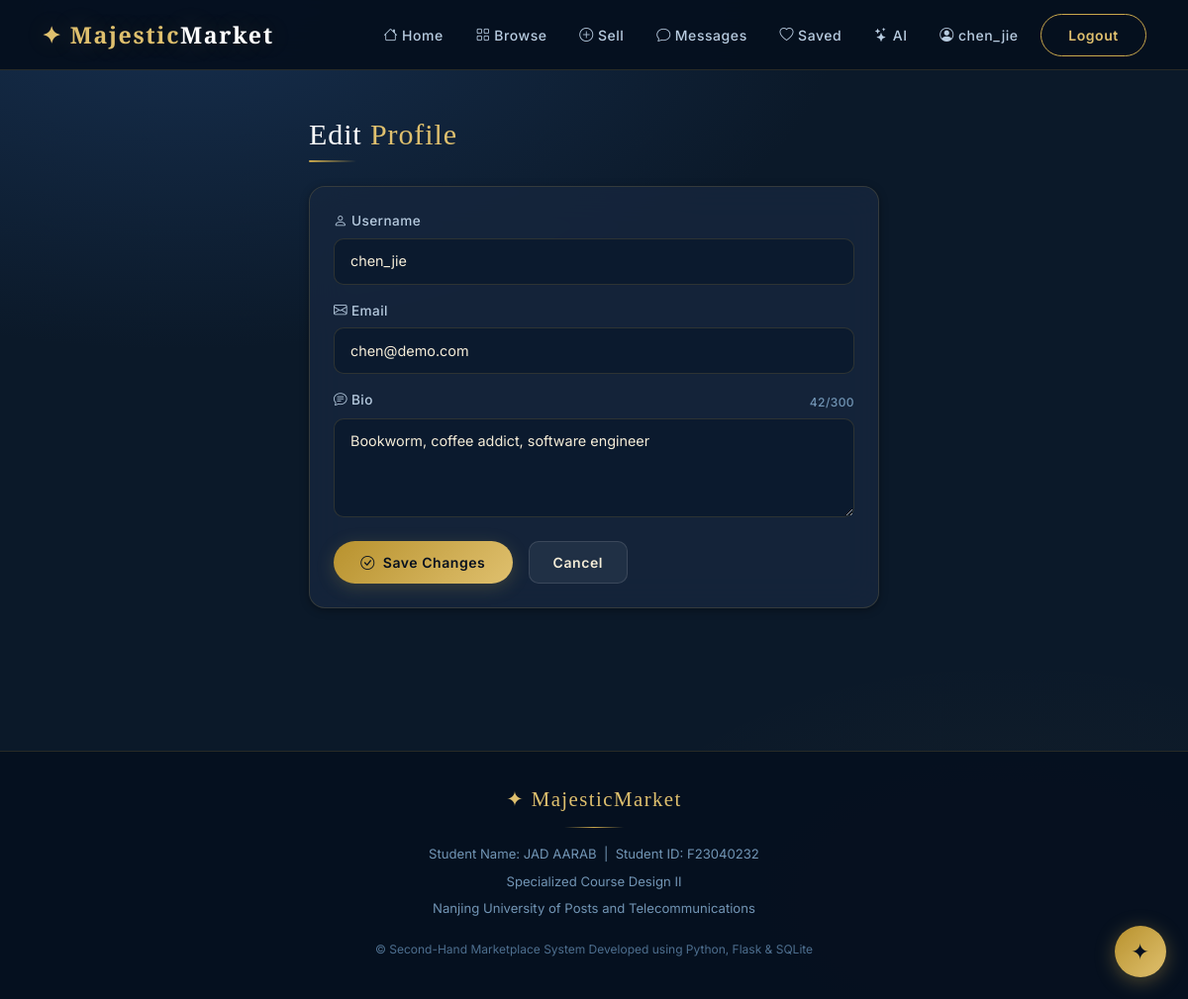
Screenshot of /profile/edit (signed in) with the database file from the repository.
### tables this page shows
CREATE TABLE users (
        id          INTEGER PRIMARY KEY AUTOINCREMENT,
        username    TEXT UNIQUE NOT NULL,
        email       TEXT UNIQUE NOT NULL,
        password    TEXT NOT NULL,
        bio         TEXT DEFAULT '',
        is_admin    INTEGER DEFAULT 0,
        can_upload  INTEGER DEFAULT 1,
        can_comment INTEGER DEFAULT 1,
        is_suspended INTEGER DEFAULT 0,
        created_at  TEXT DEFAULT CURRENT_TIMESTAMP
    );

### app.py (the view)
@app.route('/profile/edit', methods=['GET','POST'])
@login_required
def edit_profile():
    uid = session['user_id']
    db = get_db()
    if request.method == 'POST':
        bio = request.form.get('bio','').strip()[:300]
        db.execute('UPDATE users SET bio=? WHERE id=?',(bio, uid))
        db.commit(); db.close()
        flash('Profile updated.','success')
        return redirect(url_for('profile', uid=uid))
    user = db.execute('SELECT * FROM users WHERE id=?',(uid,)).fetchone()
    db.close()
    return render_template('edit_profile.html', user=user)

### app.py (called while the page is built)
def get_db():
    conn = sqlite3.connect(DATABASE)
    conn.row_factory = sqlite3.Row
    conn.execute("PRAGMA foreign_keys = ON")
    return conn

def q(sql, params=(), one=False):
    db = get_db()
    cur = db.execute(sql, params)
    result = cur.fetchone() if one else cur.fetchall()
    db.close()
    return result

def login_required(f):
    @wraps(f)
    def dec(*a, **kw):
        if 'user_id' not in session:
            flash('Please log in first.', 'warning')
            return redirect(url_for('login', next=request.path))
        return f(*a, **kw)
    return dec

@app.context_processor
def inject_globals():
    unread = 0
    if session.get('user_id'):
        row = q('SELECT COUNT(*) c FROM messages WHERE receiver_id=? AND is_read=0',
                (session['user_id'],), one=True)
        unread = row['c'] if row else 0
    return dict(unread_count=unread, now=datetime.now())

### templates/edit_profile.html
{% extends "base.html" %}{% block title %}Edit Profile — Majestic Market{% endblock %}
{% block content %}
<div class="container" style="padding-top:3rem;padding-bottom:4rem;max-width:600px;">
  <div class="mb-4">
    <h1 class="sec-title">Edit <span class="acc">Profile</span></h1>
    <div class="sec-line"></div>
  </div>
  <div class="glass-card p-4">
    <form method="post">
      <div class="mb-3">
        <label class="form-label"><i class="bi bi-person me-1"></i>Username</label>
        <input type="text" class="form-control" value="{{ user.username }}" disabled/>
      </div>
      <div class="mb-3">
        <label class="form-label"><i class="bi bi-envelope me-1"></i>Email</label>
        <input type="text" class="form-control" value="{{ user.email }}" disabled/>
      </div>
      <div class="mb-4">
        <label class="form-label d-flex justify-content-between">
          <span><i class="bi bi-chat-text me-1"></i>Bio</span>
          <span class="form-text"><span id="descCount">{{ user.bio|length if user.bio else 0 }}</span>/300</span>
        </label>
        <textarea name="bio" id="descriptionField" class="form-control" rows="3" maxlength="300" placeholder="Tell buyers a little about yourself…">{{ user.bio or '' }}</textarea>
      </div>
      <div class="d-flex gap-3">
        <button type="submit" class="btn btn-gold"><i class="bi bi-check-circle me-2"></i>Save Changes</button>
        <a href="{{ url_for('profile',uid=user.id) }}" class="btn btn-glass">Cancel</a>
      </div>
    </form>
  </div>
</div>
{% endblock %}

### templates/base.html (shortened to what this page needs)
<!DOCTYPE html>
<html lang="en">
<head>
  <link href="https://cdn.jsdelivr.net/npm/bootstrap@5.3.2/dist/css/bootstrap.min.css" rel="stylesheet"/>
  <link href="https://cdn.jsdelivr.net/npm/bootstrap-icons@1.11.3/font/bootstrap-icons.min.css" rel="stylesheet"/>
  <link href="{{ url_for('static',filename='css/style.css') }}" rel="stylesheet"/>
</head>
<body>
<nav class="navbar navbar-expand-lg">
  <div class="container">
    <a class="navbar-brand" href="{{ url_for('index') }}">✦ Majestic<span>Market</span></a>
    <div class="collapse navbar-collapse" id="navMenu">
      <ul class="navbar-nav ms-auto align-items-center gap-1">
        <li class="nav-item"><a class="nav-link" href="{{ url_for('index') }}"><i class="bi bi-house me-1"></i>Home</a></li>
        <li class="nav-item"><a class="nav-link" href="{{ url_for('products') }}"><i class="bi bi-grid me-1"></i>Browse</a></li>
        {% if session.get('user_id') %}
          {% if session.get('can_upload',True) %}
          <li class="nav-item"><a class="nav-link" href="{{ url_for('new_product') }}"><i class="bi bi-plus-circle me-1"></i>Sell</a></li>
          {% endif %}
          <li class="nav-item" style="position:relative;">
            <a class="nav-link" href="{{ url_for('messages_inbox') }}">
              <i class="bi bi-chat me-1"></i>Messages
            </a>
          </li>
          <li class="nav-item"><a class="nav-link" href="{{ url_for('favorites') }}"><i class="bi bi-heart me-1"></i>Saved</a></li>
          <li class="nav-item"><a class="nav-link" href="{{ url_for('ai_assistant') }}"><i class="bi bi-stars me-1"></i>AI</a></li>
          <li class="nav-item"><a class="nav-link" href="{{ url_for('dashboard') }}"><i class="bi bi-person-circle me-1"></i>{{ session.username }}</a></li>
          <li class="nav-item ms-1"><a class="btn btn-outline-gold btn-sm" href="{{ url_for('logout') }}">Logout</a></li>
        {% else %}
          <li class="nav-item ms-1"><a class="btn btn-glass btn-sm" href="{{ url_for('login') }}">Login</a></li>
          <li class="nav-item ms-1"><a class="btn btn-gold btn-sm" href="{{ url_for('register') }}">Register</a></li>
        {% endif %}
      </ul>
    </div>
  </div>
</nav>
{% block content %}{% endblock %}
<a href="{{ url_for('ai_assistant') }}" id="ai-fab" title="AI Assistant">✦</a>
<footer>
  <div class="container footer-inner">
    <div class="footer-brand">✦ MajesticMarket</div>
    <div class="footer-line"></div>
    <div class="footer-info">
      <p>Student Name: JAD AARAB &nbsp;|&nbsp; Student ID: F23040232</p>
      <p>Specialized Course Design II</p>
      <p>Nanjing University of Posts and Telecommunications</p>
    </div>
    <p class="footer-copy">© Second-Hand Marketplace System
Developed using Python, Flask & SQLite</p>
  </div>
</footer>
</body>
</html>

### rows the page displays
users: username "chen_jie", email "chen@demo.com", bio "Bookworm, coffee addict, software engineer"

### other values shown
{{ user.bio|length if user.bio else 0 }} "42"
